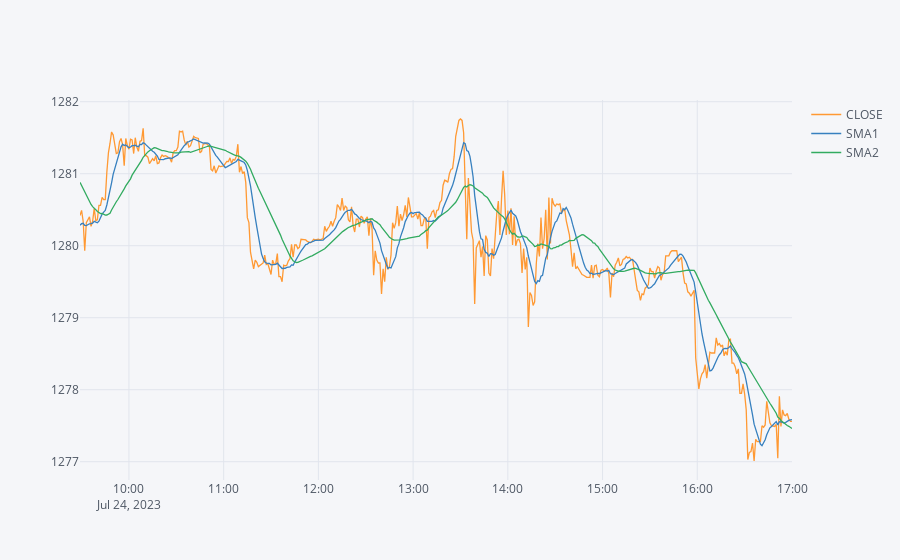

The notebook cell this image was saved under:
### Code cell
data.iplot()

### Figure 1 — Plotly figure (JSON) as saved in the notebook; plotly's stock layout.template omitted (floating-point values rounded to 4 significant figures; data arrays with more than 128 entries replaced by an {"elided": "..."} marker saying what was removed)
{"data": [{"line": {"color": "rgba(255, 153, 51, 1.0)", "dash": "solid", "shape": "linear", "width": 1.3}, "mode": "lines", "name": "CLOSE", "text": "", "type": "scatter", "x": {"elided": "452 str values"}, "y": {"elided": "452 float values"}}, {"line": {"color": "rgba(55, 128, 191, 1.0)", "dash": "solid", "shape": "linear", "width": 1.3}, "mode": "lines", "name": "SMA1", "text": "", "type": "scatter", "x": {"elided": "452 str values"}, "y": {"elided": "452 float values"}}, {"line": {"color": "rgba(50, 171, 96, 1.0)", "dash": "solid", "shape": "linear", "width": 1.3}, "mode": "lines", "name": "SMA2", "text": "", "type": "scatter", "x": {"elided": "452 str values"}, "y": {"elided": "452 float values"}}], "layout": {"legend": {"bgcolor": "#F5F6F9", "font": {"color": "#4D5663"}}, "paper_bgcolor": "#F5F6F9", "plot_bgcolor": "#F5F6F9", "title": {"font": {"color": "#4D5663"}}, "xaxis": {"gridcolor": "#E1E5ED", "showgrid": true, "tickfont": {"color": "#4D5663"}, "title": {"font": {"color": "#4D5663"}, "text": ""}, "zerolinecolor": "#E1E5ED"}, "yaxis": {"gridcolor": "#E1E5ED", "showgrid": true, "tickfont": {"color": "#4D5663"}, "title": {"font": {"color": "#4D5663"}, "text": ""}, "zerolinecolor": "#E1E5ED"}}}
